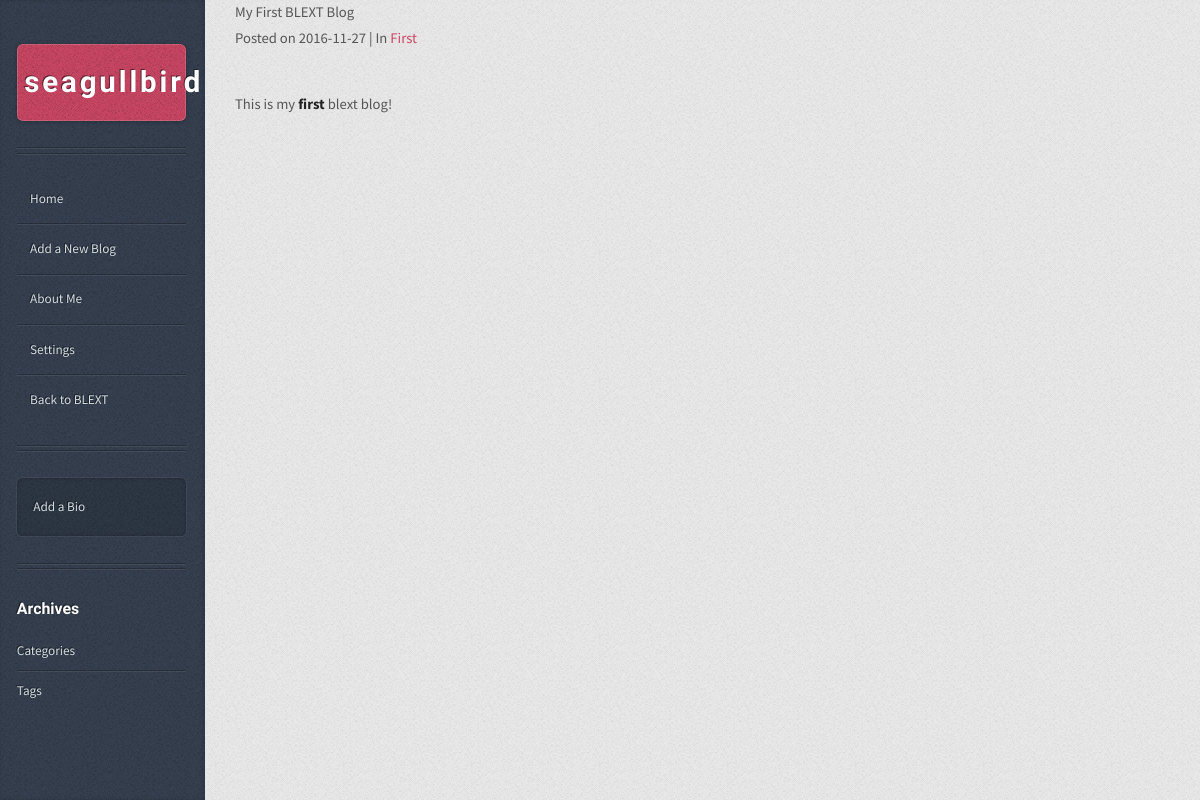
The app's page /user/seagullbird/1, older data.
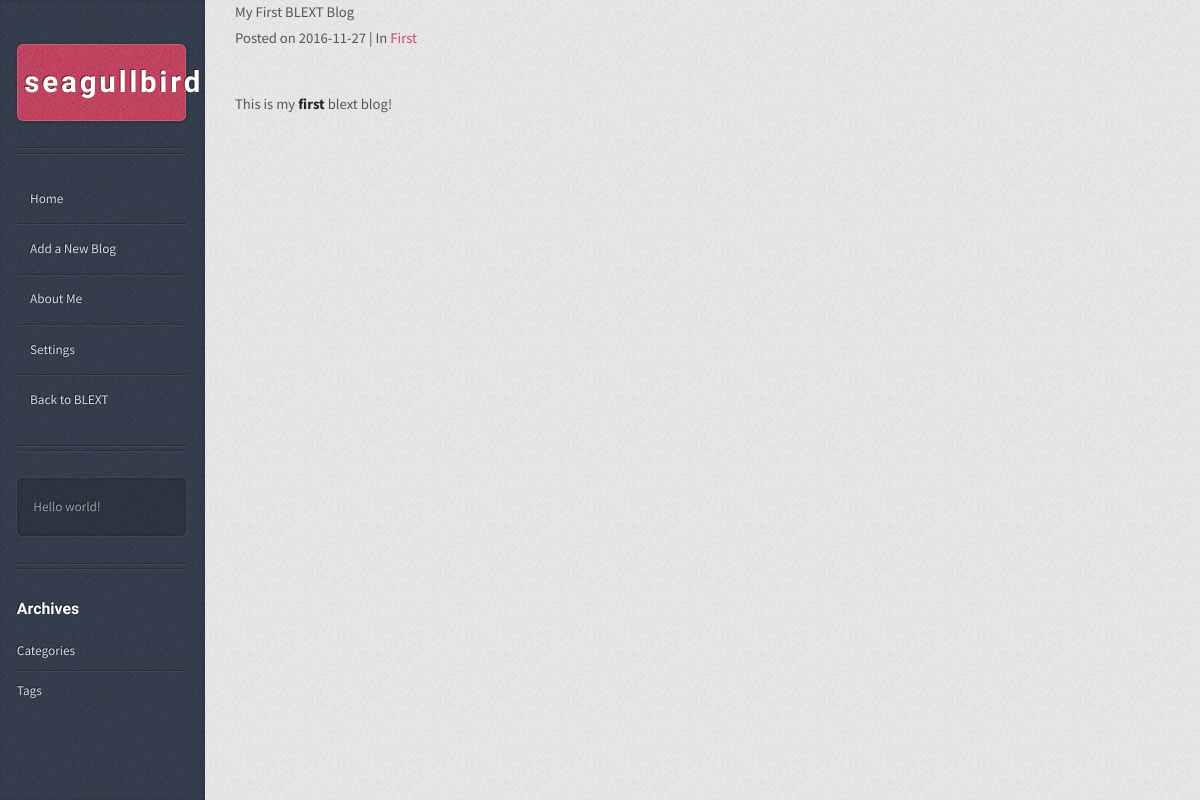
The same page, newer data.
### app/models.py (models this page shows, shortened)
class User(db.Model, UserMixin):
    __tablename__ = 'users'
    id = db.Column(db.Integer, primary_key=True)
    username = db.Column(db.String(64), unique=True, index=True)
    email = db.Column(db.String(64), unique=True, index=True)
    blogs = db.relationship('Blog', backref='author', lazy='dynamic')
    password_hash = db.Column(db.String(128))
    confirmed = db.Column(db.Boolean, default=False)
    bio = db.Column(db.String(64))
    about_me_text = db.Column(db.Text)
    about_me = db.Column(db.Text)
    avatar_url = db.Column(db.String(256))
    blog_title = db.Column(db.String(32))
    categories = db.relationship('Category', backref='author', lazy='dynamic')
    tags = db.relationship('Tag', backref='author', lazy='dynamic')
    @property
    def password(self):
        raise AttributeError('password is not a readable attribute')

### app/user/views.py (the view)
@user.route('/<username>/<int:blog_id>')
def blog_page(username, blog_id):
    host_user = User.query.filter_by(username=username).first()
    blog = Blog.query.filter_by(id=blog_id).first()
    if host_user and blog:
        if (current_user.is_authenticated and host_user.id == current_user.id) or not blog.draft:
            return render_template('/user/blog_page.html', blog=blog, host_user=host_user)
    abort(404)

### app/auth/views.py (called while the page is built)
@auth.before_app_request
def before_request():
    if current_user.is_authenticated \
            and not current_user.confirmed \
            and request.endpoint[:5] != 'auth.' \
            and request.endpoint != 'static':
        return redirect(url_for('auth.unconfirmed'))

### app/main/views.py (called while the page is built)
@main.after_app_request
def after_request(response):
    for query in get_debug_queries():
        if query.duration >= current_app.config['BLEXT_SLOW_DB_QUERY_TIME']:
            current_app.logger.warning(
                'Slow query: %s\nParameters: %s\nDuration: %fs\nContext: %s\n'
                % (query.statement, query.parameters, query.duration,
                   query.context))
    return response

### app/templates/user/blog_page.html (shortened to what this page needs)
{% extends "user/base.html" %}
{% block page_content %}
<div class="container">
	<div class="col-md-8 col-md-offset-2 blog-content">
		<div class="blog-header">
			<h1>{{ blog.title }}</h1>
			{% if not blog.draft %}
				<p>
					Posted on {{ (blog.timestamp.date()) }} | In <a href="{{ url_for('user.category', username=host_user.username, category_name=blog.category.name) }}">{{ blog.category.name }}</a>
				</p>
			{% else %}
				<p>
					Saved draft on {{ (blog.timestamp.date()) }} | In <a href="{{ url_for('user.category', username=host_user.username, category_name=blog.category.name) }}">{{ blog.category.name }}</a>
				</p>
			{% endif %}
			<br>
		</div>
		<div class="blog-body" id="blog-body">
			{{blog.html|safe}}
		</div>
	</div>
</div>
{% endblock %}

### app/templates/user/base.html (shortened to what this page needs)
{% extends "bootstrap/base.html" %}
{% import "bootstrap/wtf.html" as wtf %}
{% block head %}
{{ super() }}
<link rel="stylesheet" href="{{ url_for('static', filename='css/striped/main.css') }}" />
{% endblock %}
{% block content %}
<div class="container">
    {% block page_content %}{% endblock %}
    <div id="sidebar">
        <h1 id="logo">
        	<a href="#">
				{% if host_user.blog_title %}
				{{host_user.blog_title}}
				{% else %}
				{{host_user.username}}
				{% endif %}
        	</a>
        </h1>
        <nav id="nav">
            <ul>
                <li><a href="{{ url_for('user.index', username=host_user.username) }}">Home</a></li>
                <li><a href="{{ url_for('editor.index') }}">Add a New Blog</a></li>
                <li><a href="{{ url_for('user.about_me', username=host_user.username) }}">About Me</a></li>
                <li><a href="{{ url_for('settings.profile_setting') }}">Settings</a></li>
                <li><a href="{{ url_for('main.index') }}">Back to BLEXT</a></li>
            </ul>
        </nav>
        <section class="box text-style1">
            <div class="inner">
                {% if host_user.bio %}
				<p>{{ host_user.bio }}</p>
				{% else %}
				<a href="{{ url_for('settings.profile_setting') }}">
					Add a Bio
				</a>
				{% endif %}
            </div>
        </section>
		<section class="box recent-posts">
		    <header>
		        <h2>Archives</h2>
		    </header>
		    <ul>
		        <li class="current"><a href="{{ url_for('user.categories', username=host_user.username) }}">Categories</a></li>
		        <li><a href="{{ url_for('user.tags', username=host_user.username) }}">Tags</a></li>
		    </ul>
		</section>
</div>
{% endblock %}

Row changes from the older to the newer data that the page shows:
changed User "seagullbird": bio (not shown) → "Hello world!"
Text that changed along with them:
text no longer shown: "Add a Bio"
